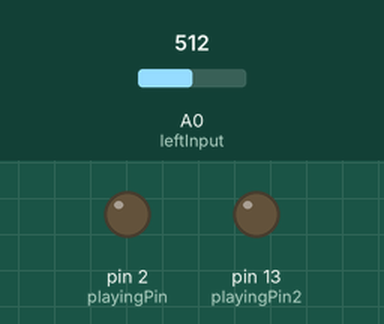
Recording of a sketch running on a simulated Arduino Uno, built with avr-gcc and run on an emulated ATmega328P. On the bench: output pins drawn as LEDs (lit = HIGH). The test bench sets the inputs (shaded band); at power-on: A0 (leftInput) = 512.

Above: at 0.1 s.
At 0.8 s:
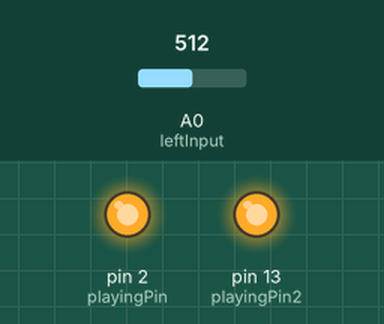
Timing chart, 0 to 2.3 s (numbered marks = the images above):
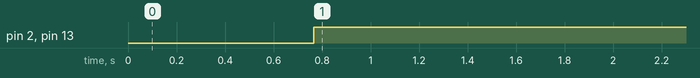

The sketch:

audio-detector.ino
```cpp
const long maxIdleMinutes = 1;
const int ON_TIMEOUT = 10000;
const int OFF_TIMEOUT = 1000;

int sampleSleepTime = OFF_TIMEOUT;


const int playingPin = 2;
const int playingPin2 = LED_BUILTIN;


const int leftInput = A0;
const int rightInput = A1;

#define ANALOG_SAMPLES 20
const int analogThreashold = 2; // Less than this is noise
long lastPlayingTimestamp = 0;

bool IsMusicPlaying()
{
  int maxRead = 0;
  int samples[ANALOG_SAMPLES];
  int i;


  // Take samples on right channel
  for(i=0; i < (sizeof(samples)/sizeof(samples[0])); i++)
  {
    samples[i] = analogRead(leftInput);
    delay(2 * i);
  }
  for(i=0; i < (sizeof(samples)/sizeof(samples[0])); i++)
    if (samples[i] > maxRead)
      maxRead = samples[i];


  // Take samples on left channel
  for(i=0; i < (sizeof(samples)/sizeof(samples[0])); i++)
  {
    samples[i] = analogRead(leftInput);
    delay(2 * i);
  }
  for(i=0; i < (sizeof(samples)/sizeof(samples[0])); i++)
    if (samples[i] > maxRead)
      maxRead = samples[i];

  return (maxRead > analogThreashold);
}


void setup()
{

  pinMode(playingPin, OUTPUT);
  pinMode(playingPin2, OUTPUT);

}


void loop()
{
  if (IsMusicPlaying()) {
      digitalWrite(playingPin, HIGH);
      digitalWrite(playingPin2, HIGH);

      lastPlayingTimestamp = millis();
      sampleSleepTime = ON_TIMEOUT;
  } else {
      if (millis() - lastPlayingTimestamp > maxIdleMinutes * 1000 * 60) {
        digitalWrite(playingPin, LOW);
        digitalWrite(playingPin2, LOW);
        sampleSleepTime = OFF_TIMEOUT;
      }
  }
  delay(sampleSleepTime);
}
```

Measured:
- by itself, pin 2 (playingPin), pin 13 (playingPin2): LOW → HIGH at 0.76 s
